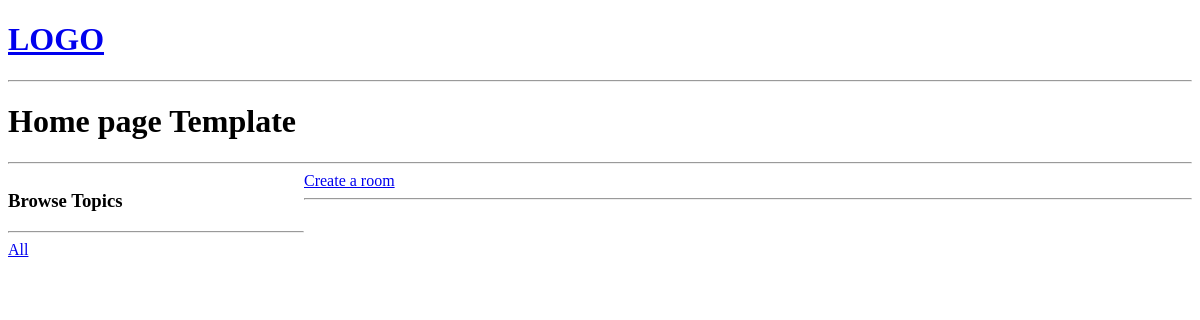
The app's page /, older data.
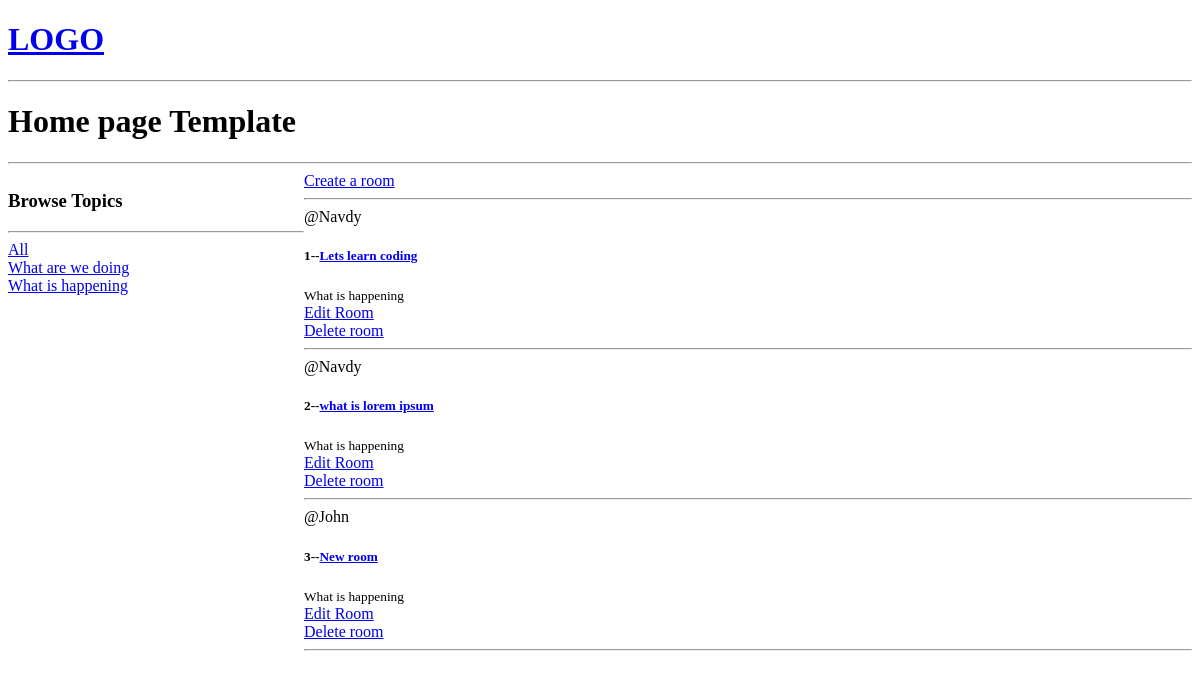
The same page, newer data.
### base/models.py (models this page shows, shortened)
class Topic(models.Model):
    name = models.CharField(max_length=200)

class Rooms(models.Model):
    host = models.ForeignKey(User,on_delete=models.SET_NULL,null=True)
    topic = models.ForeignKey(Topic,on_delete=models.SET_NULL,null=True)
    name = models.CharField(max_length=200)
    description = models.TextField(null=True,blank=True)
    updated = models.DateTimeField(auto_now=True)
    added = models.DateTimeField(auto_now_add=True)
    class Meta:
        ordering = ['-updated','-added']

### base/views.py (the view)
# urls.py: path('',views.home,name='home'),
def home(request):
    q=request.GET.get('q') if request.GET.get('q') else ''
    rooms=Rooms.objects.filter(topic__name__icontains=q)
    topic = Topic.objects.all()
    context={'rooms':rooms,'topic':topic}
    return render(request,'base/home.html',context)

### base/templates/base/home.html (shortened to what this page needs)
{% extends 'main.html' %}
{% block content %}
<h1>Home page Template</h1><hr>
<div class="home_container ">
    <div>
        <h3>Browse Topics</h3>
        <hr>
        <div>
            <a href="{% url 'home' %}">All</a>
        </div>
        {% for t in topic %}
            <div>
                <a href="{% url 'home' %}?q={{t.name}}">{{t.name}}</a>
            </div>
        {% endfor %}
    </div>
    <div>
        <a href="{% url 'create-room' %}"> Create a room</a>
        <hr>
        {% for room in rooms%}
        <div>
            <span> @{{room.host.username}}</span>
            <h5>{{room.id}}--<a href="{% url 'room' room.id %}">{{room.name}}</a></h5>
            <small>{{ room.topic.name }}</small><br>
            <a href="{%url 'update-room' room.id%}">Edit Room</a><br>
            <a href="{% url 'delete-room' room.id %}">Delete room</a><br>
            <hr>
        </div>
    {% endfor %}
    </div>
</div>
{% endblock %}

Row changes from the older to the newer data that the page shows:
added Topic: name "What are we doing"
added Topic: name "What is happening"
now on this page (row edited): Rooms: host.username "Navdy", id "1", name "Lets learn coding", topic.name "What is happening"
now on this page (row edited): Rooms: host.username "Navdy", id "2", name "what is lorem ipsum", topic.name "What is happening"
now on this page (row edited): Rooms: host.username "John", id "3", name "New room", topic.name "What is happening"
